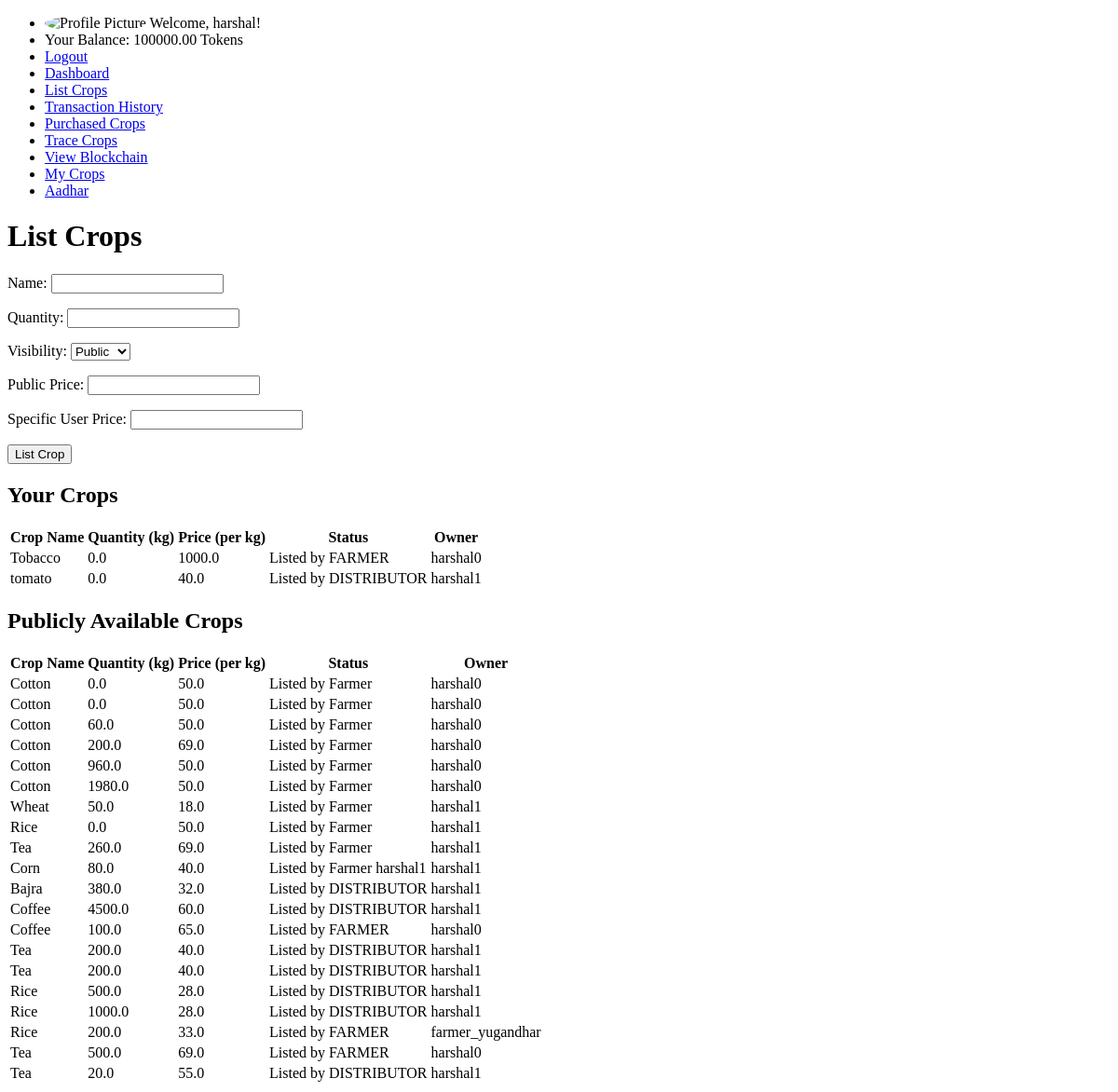
Before: /list_crops/ (signed in) with the older database file.
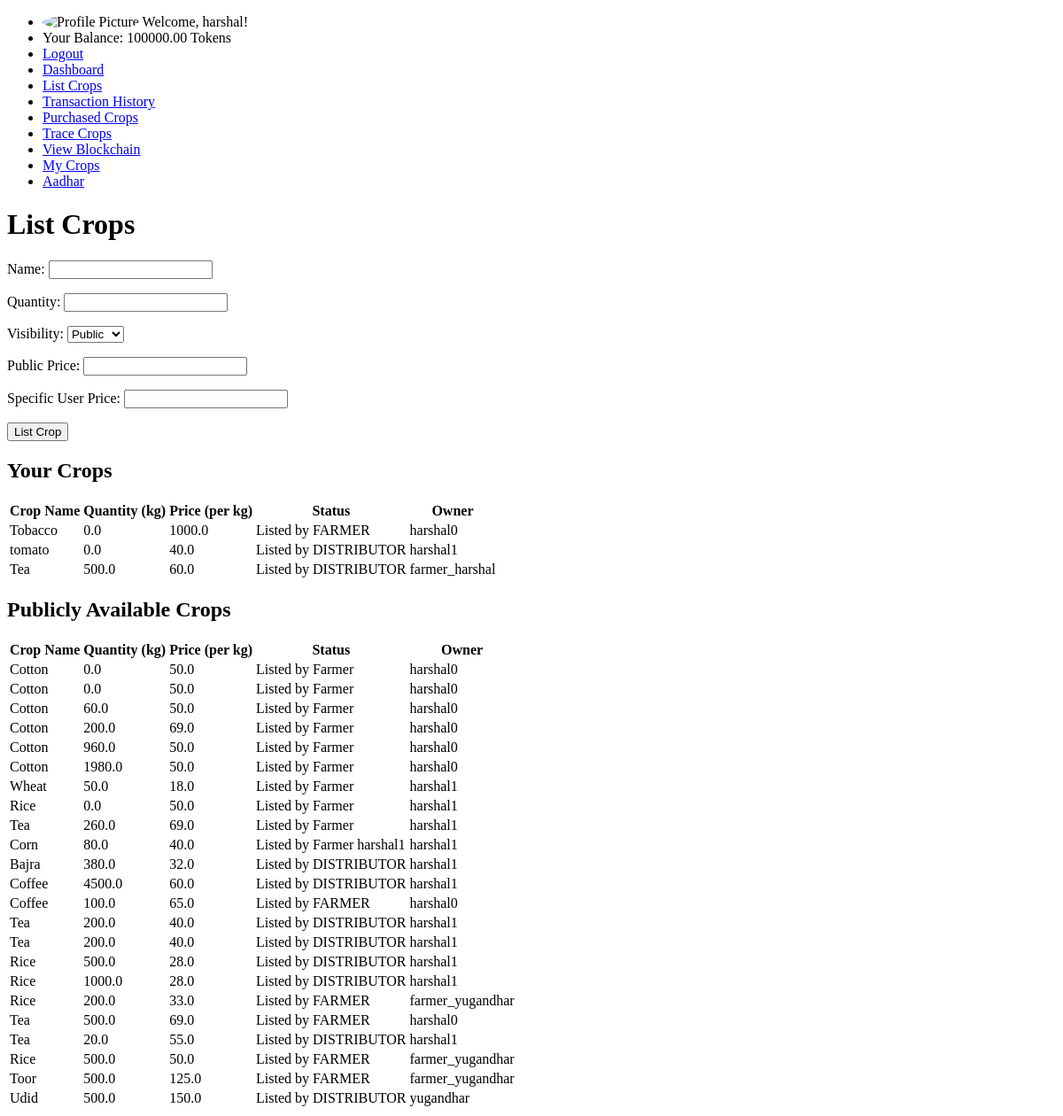
After: the same page with the newer database file.
### supply_chain/models.py (models this page shows, shortened)
class Crop(models.Model):
    name = models.CharField(max_length=100)
    quantity = models.FloatField()
    price = models.FloatField()  # Price for public visibility
    specific_user_price = models.FloatField(blank=True, null=True)  # Price for specific users
    current_owner = models.ForeignKey(settings.AUTH_USER_MODEL, on_delete=models.CASCADE, related_name='owned_crops')
    status = models.CharField(max_length=20, choices=[('listed', 'Listed'), ('sold', 'Sold')])
    current_stage = models.CharField(max_length=100, default='Listed by Farmer')
    transaction_hash = models.CharField(max_length=64, blank=True, null=True)
    allowed_users = models.ManyToManyField(settings.AUTH_USER_MODEL, related_name='allowed_crops', blank=True)
    visibility = models.CharField(max_length=10, choices=[('public', 'Public'), ('private', 'Private')], default='public')
    price_in_tokens = models.FloatField(blank=True, null=True, help_text='Optional: Price in tokens for the crop.')
    token_currency_enabled = models.BooleanField(default=False, help_text='Is token currency enabled for this crop?')

class CustomUser(AbstractUser):
    ROLE_CHOICES = [
        ('FARMER', 'Farmer'),
        ('DISTRIBUTOR', 'Distributor'),
        ('CONSUMER', 'Consumer'),
    ]
    role = models.CharField(max_length=100, choices=ROLE_CHOICES)
    profile_picture = models.ImageField(upload_to='profile_pictures/', default='default_profile.png', blank=True)
    balance = models.DecimalField(max_digits=10, decimal_places=2, default=100000)  # 2 decimal points for tokens

### supply_chain/views.py (the view)
# urls.py: path('list_crops/', list_crops, name='list_crops'),
@login_required
def list_crops(request):
    if request.user.role == 'CUSTOMER':
        return render(request, 'not_allowed.html')
    if request.method == 'POST':
        form = CropForm(request.POST)
        if form.is_valid():
            crop = form.save(commit=False)
            crop.current_owner = request.user  # Set the current owner
            crop.current_stage = f'Listed by {request.user.role}'
            crop.visibility = form.cleaned_data['visibility']
            if crop.visibility == 'public':
                crop.price = form.cleaned_data['price']  # Set public price
                crop.specific_user_price = None  # Clear specific user price if public
            crop.save()  # Save the crop instance to the database
            if crop.visibility == 'private':
                crop.price = form.cleaned_data['price']  # Set public price
                crop.specific_user_price = form.cleaned_data['specific_user_price']
                allowed_user_ids = request.POST.getlist('allowed_users')
                crop.allowed_users.set(allowed_user_ids)
                for user_id in allowed_user_ids:
                    user = CustomUser.objects.get(id=user_id)
                    UserSpecificCrop.objects.create(crop=crop, user=user, allowed=True)
                all_user_ids = CustomUser.objects.values_list('id', flat=True)
                not_allowed_user_ids = set(all_user_ids) - set(map(int, allowed_user_ids))
                for user_id in not_allowed_user_ids:
                    user = CustomUser.objects.get(id=user_id)
                    UserSpecificCrop.objects.create(crop=crop, user=user, allowed=False)
            sender = request.user.username
            recipient = None  # Adjust based on your app logic
            crop_id = crop.id
            price_to_use = crop.price if crop.visibility == 'public' else crop.specific_user_price
            blockchain.add_transaction(sender, recipient, price_to_use, crop_id)
            blockchain.mine_block()
            messages.success(request, f"Crop '{crop.name}' listed successfully!")
            return redirect('list_crops')
    else:
        form = CropForm()
    user_crops = Crop.objects.filter(current_owner=request.user)
    public_crops = Crop.objects.filter(visibility='public')
    allowed_crops = Crop.objects.filter(allowed_users=request.user)
    crops = user_crops | allowed_crops
    return render(request, 'list_crops.html', {
        'form': form,
        'crops': crops,
        'public_crops': public_crops,
        'users': CustomUser.objects.all()
    })

### supply_chain/forms.py
class CropForm(forms.ModelForm):
    price = forms.FloatField(label="Public Price", required=True)
    specific_user_price = forms.FloatField(label="Specific User Price", required=False)
    class Meta:
        model = Crop
        fields = ['name', 'quantity', 'visibility', 'price', 'specific_user_price']

### supply_chain/context_processors.py (called while the page is built)
def user_info(request):
    if request.user.is_authenticated:
        profile_picture_url = request.user.profile_picture.url if hasattr(request.user, 'profile_picture') and request.user.profile_picture else 'default_profile.png'
        return {
            'profile_name': request.user.username,
            'dp_url': profile_picture_url,
            'available_tokens': getattr(request.user, 'balance', 0),  # Assuming token_balance is an attribute of CustomUser
        }
    return {}

### supply_chain/templates/list_crops.html (shortened to what this page needs)
{% extends 'base.html' %}
{% block content %}
<h1>List Crops</h1>
<form method="post">
    {{ form.as_p }}
    <button type="submit">List Crop</button>
</form>
<h2>Your Crops</h2>
<table>
    <thead>
        <tr>
            <th>Crop Name</th>
            <th>Quantity (kg)</th>
            <th>Price (per kg)</th>
            <th>Status</th>
            <th>Owner</th>
        </tr>
    </thead>
    <tbody>
        {% for crop in crops %}
            {% if crop.current_owner == request.user or request.user in crop.allowed_users.all %}
                <tr>
                    <td>{{ crop.name }}</td>
                    <td>{{ crop.quantity }}</td>
                    <td>{{ crop.price }}</td>
                    <td>{{ crop.current_stage }}</td>
                    <td>{{ crop.current_owner.username }}</td>
                </tr>
            {% endif %}
        {% empty %}
            <tr>
                <td colspan="5">You have no crops listed.</td>
            </tr>
        {% endfor %}
    </tbody>
</table>
<h2>Publicly Available Crops</h2>
<table>
    <thead>
        <tr>
            <th>Crop Name</th>
            <th>Quantity (kg)</th>
            <th>Price (per kg)</th>
            <th>Status</th>
            <th>Owner</th>
        </tr>
    </thead>
    <tbody>
        {% for crop in public_crops %}
            <tr>
                <td>{{ crop.name }}</td>
                <td>{{ crop.quantity }}</td>
                <td>{{ crop.price }}</td>
                <td>{{ crop.current_stage }}</td>
                <td>{{ crop.current_owner.username }}</td>
            </tr>
        {% empty %}
            <tr>
                <td colspan="5">No public crops available.</td>
            </tr>
        {% endfor %}
    </tbody>
</table>
{% endblock %}

Changed rows visible on the page:
added Crop: name "Tea", quantity "500.0", price "60.0", current_stage "Listed by DISTRIBUTOR", current_owner.username "farmer_harshal", shown under "Your Crops"
added Crop: name "Rice", quantity "500.0", price "50.0", current_stage "Listed by FARMER", current_owner.username "farmer_yugandhar", shown under "Publicly Available Crops"
added Crop: name "Toor", quantity "500.0", price "125.0", current_stage "Listed by FARMER", current_owner.username "farmer_yugandhar", shown under "Publicly Available Crops"
added Crop: name "Udid", quantity "500.0", price "150.0", current_stage "Listed by DISTRIBUTOR", current_owner.username "yugandhar", shown under "Publicly Available Crops"
